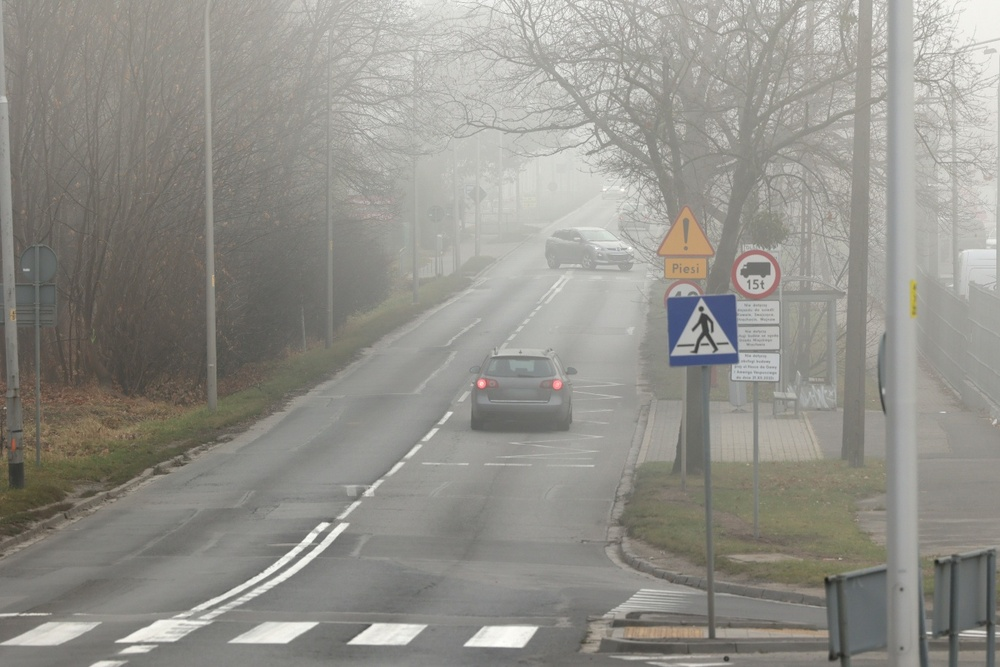
#> input picture L04_VisionProcessingBasic/src/mistyroad.jpg, 1000 x 667 px, shrunk from 1368 x 912 before the run
$ python binary.py
#> lines starting #> are read from the running program, lines starting #| are printed output that depends on the picture; after the words box and inside, x2 and y2 are one past the last pixel; in counts of white or black regions, pixels touching at a corner belong together
import cv2 as cv
import numpy as np
import matplotlib.pyplot as plt

# Load the image
image_path = "./src/mistyroad.jpg"
image = cv.imread(image_path)
#> image is the input picture: shape (667, 1000, 3); mean B, G, R 138.7, 145, 146.5

# 그레이스케일로 변환
gray_image = cv.cvtColor(image, cv.COLOR_BGR2GRAY)
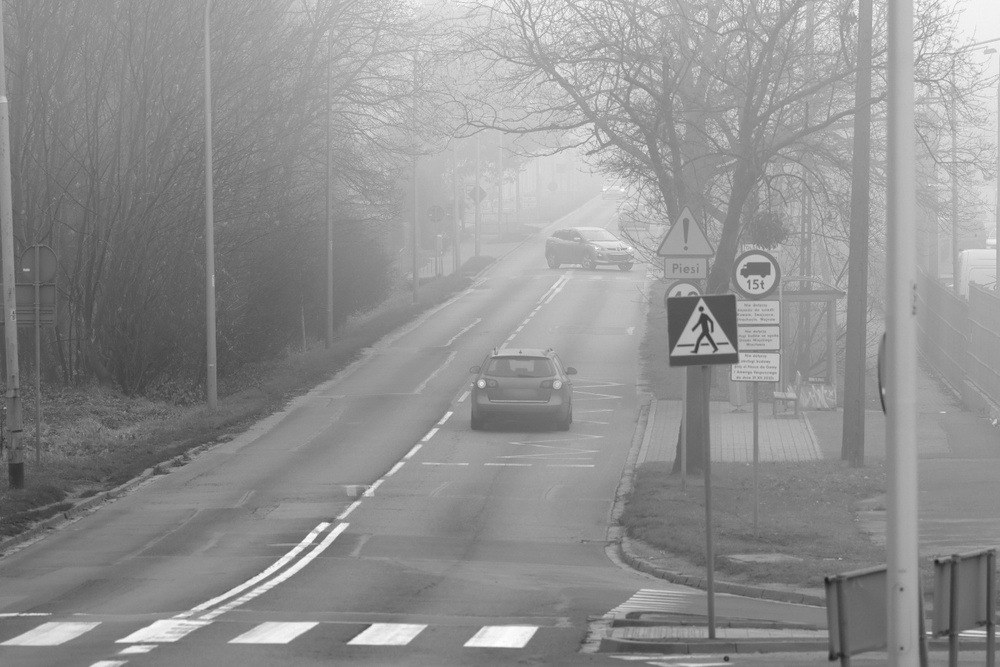
#> gray_image: shape (667, 1000); min 28, max 255, mean 144.8

# 특정 임계값 설정
threshold_value = 127
_, bin_image = cv.threshold(gray_image, threshold_value, 255, cv.THRESH_BINARY)
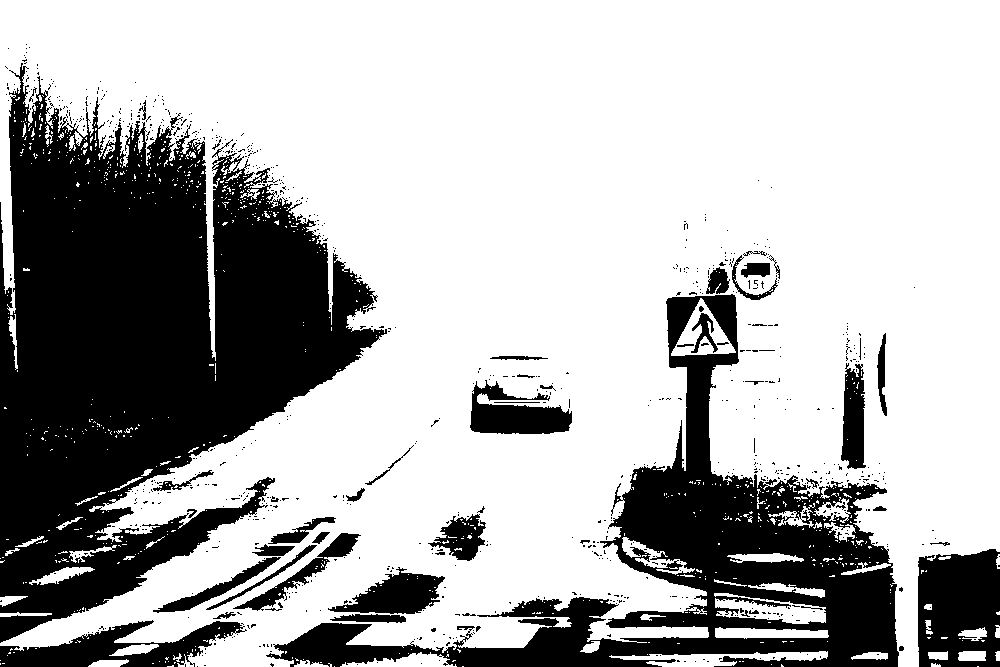
#> bin_image: shape (667, 1000); 69.5% white; 807 black regions (754 under 20 px), largest, box (x1, y1, x2, y2) and area: (0, 63, 387, 643) 117309, (266, 294, 899, 667) 53285, (918, 549, 1000, 667) 8193


# 히스토그램 계산
histogram = cv.calcHist([gray_image], [0], None, [256], [0, 256])
#> histogram = 256 values, max 9114 at index 139, min 0 at index 0, mean 2605.5

# Display results
plt.figure(figsize=(10, 5))

# 시각화
plt.subplot(1, 2, 1)
plt.imshow(gray_image, cmap="gray")
plt.title("grayscale Image")
plt.axis("off")

plt.subplot(1, 2, 2)
plt.plot(histogram, color="black")
plt.title("Histogram")
plt.xlabel("Pixel Intensity")
plt.ylabel("Frequency")

plt.show()
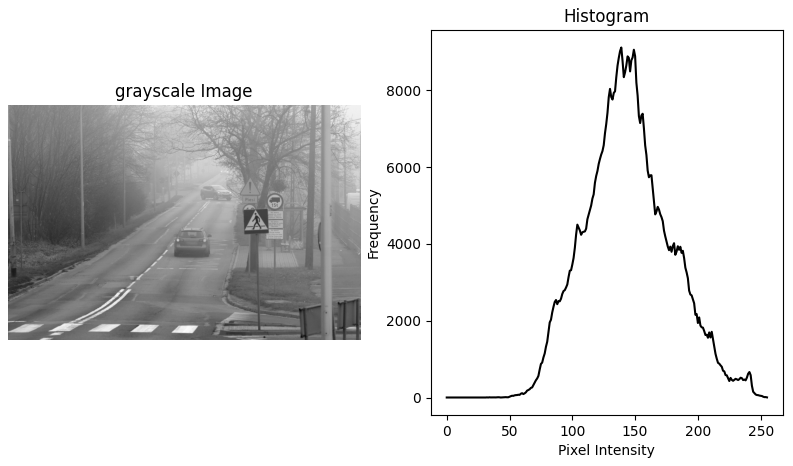
#> figure drawn by matplotlib, 2 panels; panel 2: curve peaks at x = 139, y = 9114
